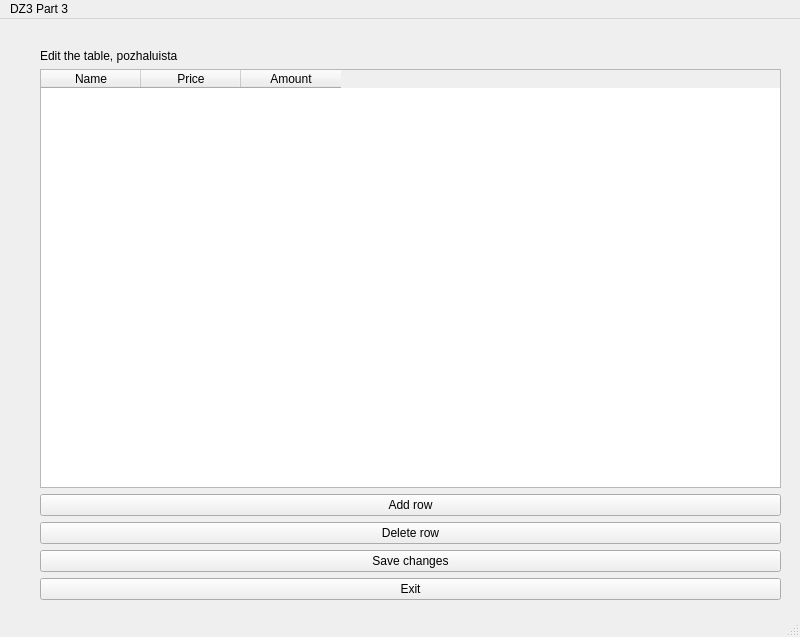
<?xml version="1.0" encoding="UTF-8"?>
<ui version="4.0">
 <class>MainWindow</class>
 <widget class="QMainWindow" name="MainWindow">
  <property name="geometry">
   <rect>
    <x>0</x>
    <y>0</y>
    <width>800</width>
    <height>637</height>
   </rect>
  </property>
  <property name="windowTitle">
   <string>MainWindow</string>
  </property>
  <widget class="QWidget" name="centralwidget">
   <widget class="QWidget" name="verticalLayoutWidget">
    <property name="geometry">
     <rect>
      <x>40</x>
      <y>30</y>
      <width>741</width>
      <height>551</height>
     </rect>
    </property>
    <layout class="QVBoxLayout" name="verticalLayout">
     <item>
      <widget class="QLabel" name="label">
       <property name="text">
        <string>Edit the table, pozhaluista</string>
       </property>
      </widget>
     </item>
     <item>
      <widget class="QTableWidget" name="tableWidget">
       <attribute name="horizontalHeaderCascadingSectionResizes">
        <bool>true</bool>
       </attribute>
       <column>
        <property name="text">
         <string>Name</string>
        </property>
       </column>
       <column>
        <property name="text">
         <string>Price</string>
        </property>
       </column>
       <column>
        <property name="text">
         <string>Amount</string>
        </property>
       </column>
      </widget>
     </item>
     <item>
      <widget class="QPushButton" name="pushButton">
       <property name="text">
        <string>Add row</string>
       </property>
      </widget>
     </item>
     <item>
      <widget class="QPushButton" name="pushButton_2">
       <property name="text">
        <string>Delete row</string>
       </property>
      </widget>
     </item>
     <item>
      <widget class="QPushButton" name="pushButton_3">
       <property name="text">
        <string>Save changes</string>
       </property>
      </widget>
     </item>
     <item>
      <widget class="QPushButton" name="pushButton_4">
       <property name="text">
        <string>Exit</string>
       </property>
      </widget>
     </item>
    </layout>
   </widget>
  </widget>
  <widget class="QMenuBar" name="menubar">
   <property name="geometry">
    <rect>
     <x>0</x>
     <y>0</y>
     <width>800</width>
     <height>25</height>
    </rect>
   </property>
   <widget class="QMenu" name="menuDZ3_Part_3">
    <property name="title">
     <string>DZ3 Part 3</string>
    </property>
   </widget>
   <addaction name="menuDZ3_Part_3"/>
  </widget>
  <widget class="QStatusBar" name="statusbar"/>
 </widget>
 <resources/>
 <connections/>
</ui>
